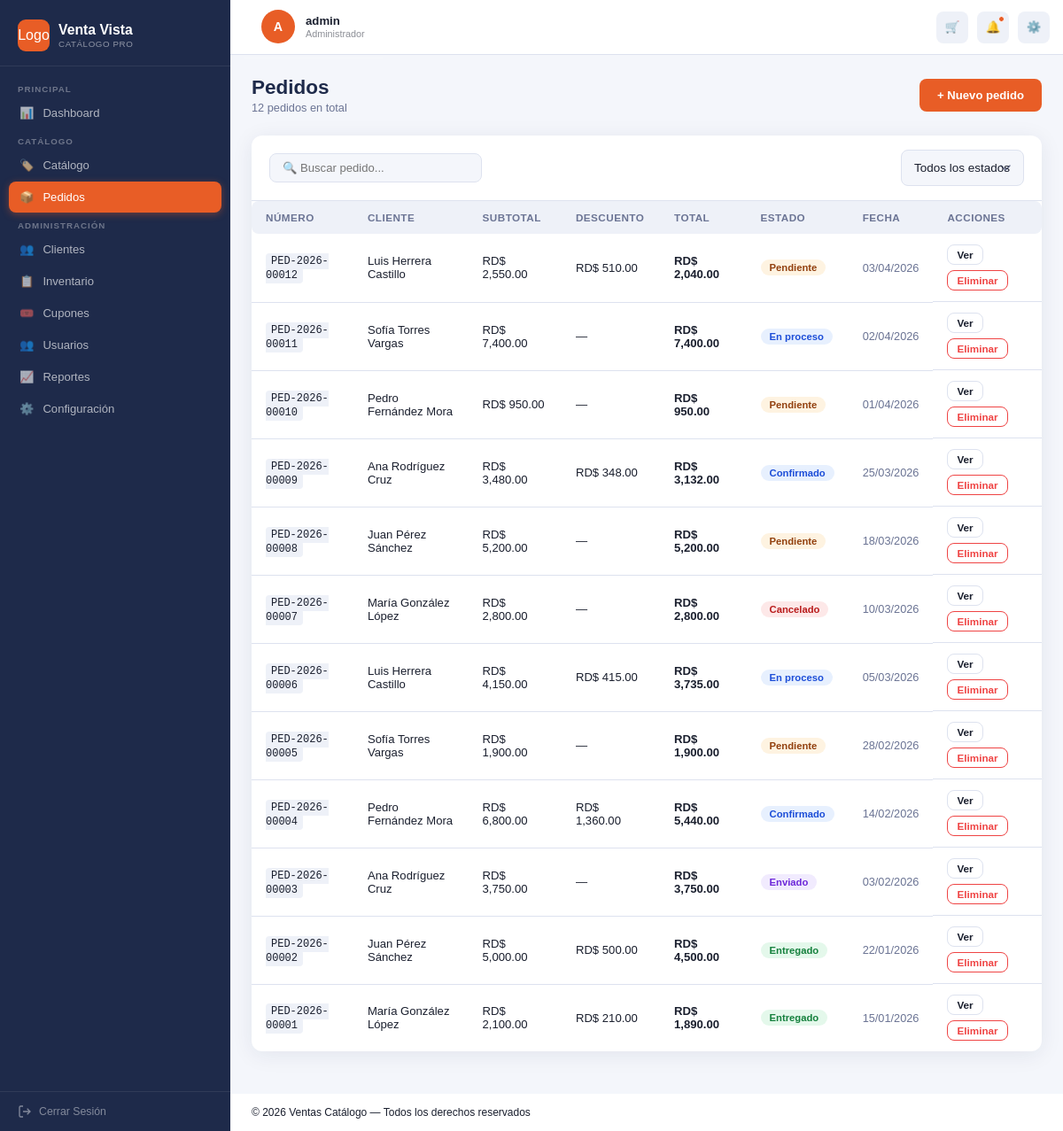
/pedidos (signed in), run on the app's committed database.
### tables this page shows
CREATE TABLE pedidos ( 

    idPedido        INT           NOT NULL AUTO_INCREMENT, 

    numeroPedido    VARCHAR(20)   NOT NULL COMMENT 'Ej: PED-2026-00128', 

    fechaPedido     DATETIME      NOT NULL DEFAULT CURRENT_TIMESTAMP, 

    estado          ENUM('Pendiente','Confirmado','En_proceso', 

                        'Enviado','Entregado','Cancelado','Devuelto') 

                                  NOT NULL DEFAULT 'Pendiente', 

    subtotal        DECIMAL(10,2) NOT NULL, 

    descuento       DECIMAL(10,2) NOT NULL DEFAULT 0.00, 

    total           DECIMAL(10,2) NOT NULL, 

    notas           TEXT, 

    idCliente       INT           NOT NULL, 

    idCupon         INT, 

    PRIMARY KEY (idPedido), 

    UNIQUE KEY uk_pedido_numero (numeroPedido), 

    INDEX idx_pedido_cliente (idCliente), 

    INDEX idx_pedido_estado  (estado), 

    CONSTRAINT fk_pedido_cliente FOREIGN KEY (idCliente) 

        REFERENCES clientes (idCliente) ON UPDATE CASCADE, 

    CONSTRAINT fk_pedido_cupon   FOREIGN KEY (idCupon) 

        REFERENCES cupones  (idCupon)  ON UPDATE CASCADE 

);

### app/core/Controller.php (called while the page is built, shortened)
<?php
abstract class Controller {
    protected function render(string $vista, array $datos = []): void {
        require dirname(__DIR__) . '/views/layouts/layout.php';
    }
}

### app/controllers/PedidoController.php (called while the page is built, shortened)
<?php
class PedidoController extends Controller {
    public function index(): void {
        $this->render('pedidos/index', [
            'pedidos' => Pedido::obtenerTodos(),
            'flash'   => $this->getFlash(),
            'usuario' => $this->usuarioActual(),
        ]);
    }
}

### app/core/Router.php (called while the page is built, shortened)
<?php
class Router {
    public function run(){
        $url = $_GET['url'] ?? '';
        $url = trim($url, '/');
        $routes = require dirname(__DIR__, 2) . '/config/routes.php';
        if (isset($routes[$url])) {
            $action = $routes[$url]['action'];
        }
        else{
            $controllerName = 'AuthController';
            $action = 'login';
        }
        $controller = new $controllerClass();
        $controller->$action();
    }
}

### public/index.php (called while the page is built, shortened)
<?php
$router = new Router();
$router->run();
?>

### app/models/Pedido.php (called while the page is built, shortened)
<?php
class Pedido extends Model {
    public static function obtenerTodos(): array {
        $sql = "SELECT p.*,
                       CONCAT(c.nombre,' ',c.apellidos) AS cliente,
                       cu.codigo AS cupon
                FROM pedidos p
                JOIN clientes c ON p.idCliente = c.idCliente
                LEFT JOIN cupones cu ON p.idCupon = cu.idCupon
                ORDER BY p.fechaPedido DESC";
        return self::db()->query($sql)->fetchAll(PDO::FETCH_ASSOC);
    }
}

### app/views/pedidos/index.php (the view, shortened to what this page needs)
<?php $pedidos = $pedidos ?? []; ?>
<div class="page-header">
    <div>
        <h1 class="page-titulo">Pedidos</h1>
        <p class="page-sub"><?= count($pedidos) ?> pedidos en total</p>
    </div>
    <a href="<?= BASE_URL ?>pedidos/crear" class="btn btn-primario">+ Nuevo pedido</a>
</div>
<div class="panel">
    <div class="panel-header">
        <input class="input-buscar" type="text" id="buscador" placeholder="🔍 Buscar pedido...">
        <select class="select-form" id="filtro-estado" style="width:auto">
            <option value="">Todos los estados</option>
        </select>
    </div>
    <div class="tabla-wrapper">
        <table class="tabla" id="tabla-pedidos">
            <thead>
                <tr>
                    <th>Número</th>
                    <th>Cliente</th>
                    <th>Subtotal</th>
                    <th>Descuento</th>
                    <th>Total</th>
                    <th>Estado</th>
                    <th>Fecha</th>
                    <th>Acciones</th>
                </tr>
            </thead>
            <tbody>
                <?php if (empty($pedidos)): ?>
                    <tr><td colspan="8" class="tabla-vacia">No hay pedidos registrados.</td></tr>
                <?php else: ?>
                    <?php foreach ($pedidos as $p): ?>
                    <tr data-estado="<?= $p['estado'] ?>">
                        <td><span class="codigo"><?= htmlspecialchars($p['numeroPedido']) ?></span></td>
                        <td><?= htmlspecialchars($p['cliente']) ?></td>
                        <td>RD$ <?= number_format($p['subtotal'], 2) ?></td>
                        <td><?= $p['descuento'] > 0 ? 'RD$ ' . number_format($p['descuento'], 2) : '—' ?></td>
                        <td><strong>RD$ <?= number_format($p['total'], 2) ?></strong></td>
                        <td><?php include __DIR__ . '/../partials/badge-estado.php'; ?></td>
                        <td class="texto-muted"><?= date('d/m/Y', strtotime($p['fechaPedido'])) ?></td>
                        <td class="acciones">
                            <a href="<?= BASE_URL ?>pedidos/ver?id=<?= $p['idPedido'] ?>" class="btn-tabla">Ver</a>
                            <form method="POST" action="<?= BASE_URL ?>pedidos/eliminar" style="display:inline"
                                  onsubmit="return confirm('¿Eliminar este pedido?')">
                                <button class="btn-tabla btn-tabla--eliminar" type="submit">Eliminar</button>
                            </form>
                        </td>
                    </tr>
                    <?php endforeach; ?>
                <?php endif; ?>
            </tbody>
        </table>
    </div>
</div>

### app/views/partials/badge-estado.php
<?php
$estado = $p['estado'] ?? $envio['estado'] ?? $pago['estado'] ?? '';
$mapa = [
    'Pendiente'   => 'badge--amarillo',
    'Confirmado'  => 'badge--azul',
    'En_proceso'  => 'badge--azul',
    'Enviado'     => 'badge--morado',
    'En_Camino'   => 'badge--morado',
    'En_Destino'  => 'badge--morado',
    'Entregado'   => 'badge--verde',
    'Cancelado'   => 'badge--rojo',
    'Devuelto'    => 'badge--rojo',
    'Aprobado'    => 'badge--verde',
    'Rechazado'   => 'badge--rojo',
    'Reembolsado' => 'badge--amarillo',
    'activo'      => 'badge--verde',
    'abandonado'  => 'badge--rojo',
    'convertido'  => 'badge--azul',
];
$clase = $mapa[$estado] ?? 'badge--gris';
?>
<span class="badge <?= $clase ?>"><?= htmlspecialchars(str_replace('_', ' ', $estado)) ?></span>

### public/css/common.css (style rules this page uses)
:root { --primario: #1e2a4a; --primario-claro: #2d3f6b; --acento: #e85d26; --acento-claro: #ff7a45; --acento2: #f5a623; --fondo: #f4f6fb; --superficie: #ffffff; --superficie2: #eef1f8; --borde: #dde2ef; --texto: #1a1f2e; --texto-muted: #6b7494; --exito: #22c55e; --advertencia: #f59e0b; --peligro: #ef4444; --info: #3b82f6; --ancho-sidebar: 260px; --radio: 12px; --radio-sm: 8px; --sombra: 0 4px 24px rgba(30,42,74,.08); --sombra-md: 0 8px 40px rgba(30,42,74,.13); --fuente-display: 'Sora', sans-serif; --fuente-cuerpo: 'Plus Jakarta Sans', sans-serif; }
*, *::before, *::after { box-sizing: border-box; margin: 0; padding: 0; }
html { height: 100%; font-size: 15px; -webkit-font-smoothing: antialiased; }
body { font-family: var(--fuente-cuerpo); background: var(--fondo); color: var(--texto); min-height: 100vh; }
a { color: inherit; text-decoration: none; }
button { cursor: pointer; font-family: var(--fuente-cuerpo); }
input, select, textarea { font-family: var(--fuente-cuerpo); }
.btn { display: inline-flex; align-items: center; justify-content: center; gap: 8px; padding: 11px 20px; border-radius: var(--radio-sm); font-weight: 600; font-size: .875rem; border: none; transition: .2s; cursor: pointer; font-family: var(--fuente-cuerpo); }
.btn-primario { background: var(--acento); color: white; }
form { display: flex; flex-direction: column; gap: 15px; }
.select-form { width: 100%; padding: 12px 14px; border: 1.5px solid var(--borde); border-radius: var(--radio-sm); font-size: .9rem; background: var(--fondo); color: var(--texto); outline: none; cursor: pointer; transition: .2s; appearance: none; background-repeat: no-repeat; background-position: right 14px center; }
table { width: 100%; border-collapse: collapse; font-size: .875rem; }
thead th { background: var(--superficie2); padding: 10px 14px; text-align: left; font-size: .75rem; font-weight: 700; color: var(--texto-muted); letter-spacing: .05em; text-transform: uppercase; white-space: nowrap; }
thead th:first-child { border-radius: var(--radio-sm) 0 0 var(--radio-sm); }
thead th:last-child { border-radius: 0 var(--radio-sm) var(--radio-sm) 0; }
tbody td { padding: 12px 14px; border-bottom: 1px solid var(--borde); vertical-align: middle; color: var(--texto); }
tbody tr:last-child td { border-bottom: none; }
tbody tr { transition: .15s; }

### data on the page
pedidos: numeroPedido "PED-2026-00012", cliente "Luis Herrera Castillo", subtotal "2,550.00", descuento "510.00", total "2,040.00", estado "Pendiente", fechaPedido "03/04/2026"
pedidos: numeroPedido "PED-2026-00011", cliente "Sofía Torres Vargas", subtotal "7,400.00", total "7,400.00", estado "En proceso", fechaPedido "02/04/2026"
pedidos: numeroPedido "PED-2026-00010", cliente "Pedro Fernández Mora", subtotal "950.00", total "950.00", estado "Pendiente", fechaPedido "01/04/2026"
pedidos: numeroPedido "PED-2026-00009", cliente "Ana Rodríguez Cruz", subtotal "3,480.00", descuento "348.00", total "3,132.00", estado "Confirmado", fechaPedido "25/03/2026"
pedidos: numeroPedido "PED-2026-00008", cliente "Juan Pérez Sánchez", subtotal "5,200.00", total "5,200.00", estado "Pendiente", fechaPedido "18/03/2026"
pedidos: numeroPedido "PED-2026-00007", cliente "María González López", subtotal "2,800.00", total "2,800.00", estado "Cancelado", fechaPedido "10/03/2026"
pedidos: numeroPedido "PED-2026-00006", cliente "Luis Herrera Castillo", subtotal "4,150.00", descuento "415.00", total "3,735.00", estado "En proceso", fechaPedido "05/03/2026"
pedidos: numeroPedido "PED-2026-00005", cliente "Sofía Torres Vargas", subtotal "1,900.00", total "1,900.00", estado "Pendiente", fechaPedido "28/02/2026"
pedidos: numeroPedido "PED-2026-00004", cliente "Pedro Fernández Mora", subtotal "6,800.00", descuento "1,360.00", total "5,440.00", estado "Confirmado", fechaPedido "14/02/2026"
pedidos: numeroPedido "PED-2026-00003", cliente "Ana Rodríguez Cruz", subtotal "3,750.00", total "3,750.00", estado "Enviado", fechaPedido "03/02/2026"
pedidos: numeroPedido "PED-2026-00002", cliente "Juan Pérez Sánchez", subtotal "5,000.00", descuento "500.00", total "4,500.00", estado "Entregado", fechaPedido "22/01/2026"
pedidos: numeroPedido "PED-2026-00001", cliente "María González López", subtotal "2,100.00", descuento "210.00", total "1,890.00", estado "Entregado", fechaPedido "15/01/2026"

### other printed values
$iniciales "A"
$nombreUsuario "admin"
$nombreRol "Administrador"
count($pedidos) "12"
